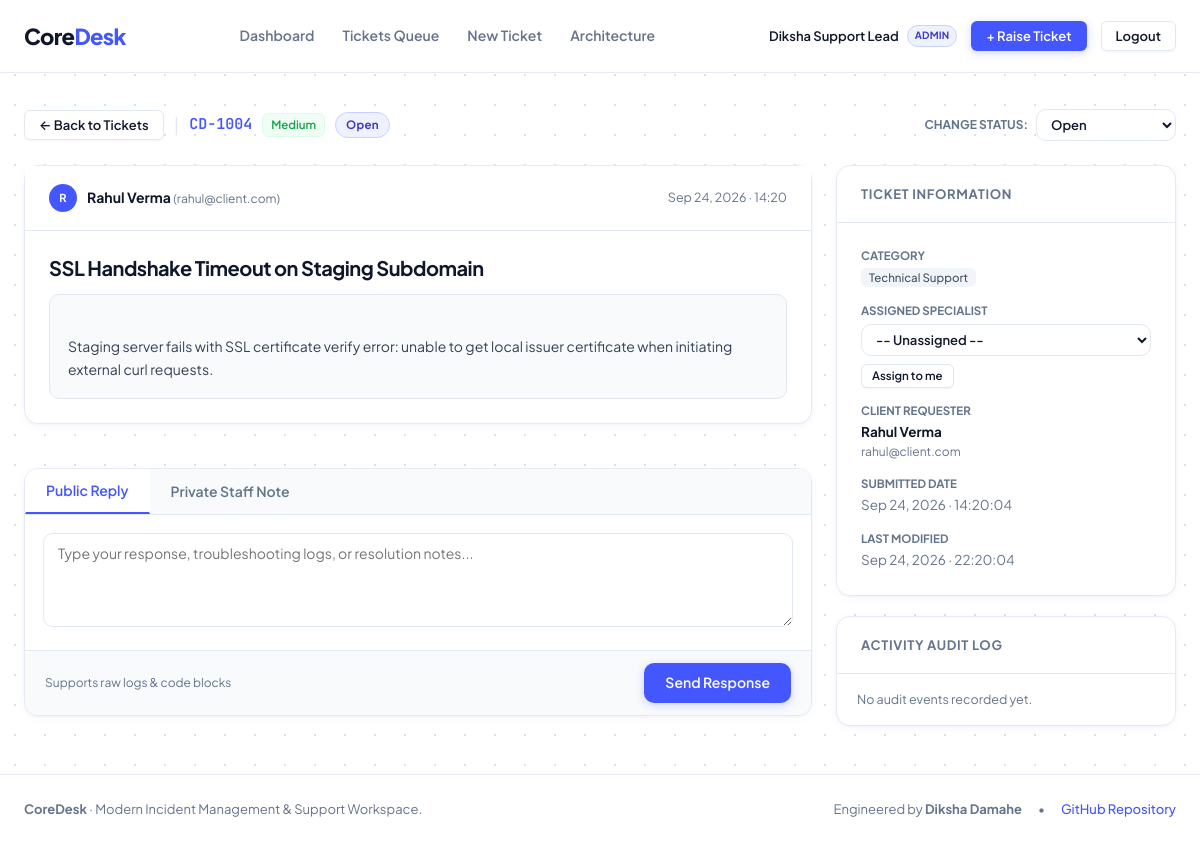
/ticket-view.php?id=4 (signed in), run on the app's committed database.
### tables this page shows
CREATE TABLE IF NOT EXISTS users (
    id INT AUTO_INCREMENT PRIMARY KEY,
    name VARCHAR(100) NOT NULL,
    email VARCHAR(150) NOT NULL UNIQUE,
    password_hash VARCHAR(255) NOT NULL,
    role ENUM('admin', 'agent', 'customer') NOT NULL DEFAULT 'customer',
    created_at TIMESTAMP DEFAULT CURRENT_TIMESTAMP
);

CREATE TABLE IF NOT EXISTS tickets (
    id INT AUTO_INCREMENT PRIMARY KEY,
    ticket_code VARCHAR(20) NOT NULL UNIQUE,
    user_id INT NOT NULL,
    category_id INT NOT NULL,
    subject VARCHAR(255) NOT NULL,
    description TEXT NOT NULL,
    priority ENUM('Low', 'Medium', 'High', 'Critical') NOT NULL DEFAULT 'Medium',
    status ENUM('Open', 'In-Progress', 'Resolved', 'Closed') NOT NULL DEFAULT 'Open',
    assigned_agent_id INT NULL,
    created_at TIMESTAMP DEFAULT CURRENT_TIMESTAMP,
    updated_at TIMESTAMP DEFAULT CURRENT_TIMESTAMP ON UPDATE CURRENT_TIMESTAMP,
    resolved_at TIMESTAMP NULL,
    FOREIGN KEY (user_id) REFERENCES users(id) ON DELETE CASCADE,
    FOREIGN KEY (category_id) REFERENCES categories(id) ON DELETE RESTRICT,
    FOREIGN KEY (assigned_agent_id) REFERENCES users(id) ON DELETE SET NULL,
    INDEX idx_status_priority (status, priority),
    INDEX idx_user (user_id),
    INDEX idx_agent (assigned_agent_id)
);

CREATE TABLE IF NOT EXISTS categories (
    id INT AUTO_INCREMENT PRIMARY KEY,
    name VARCHAR(80) NOT NULL UNIQUE,
    description VARCHAR(255) NULL
);

### config/auth.php (called while the page is built, shortened)
<?php
function getLoggedInUser(): ?array {
    return $_SESSION['user'] ?? null;
}
function e(?string $string): string {
    return htmlspecialchars($string ?? '', ENT_QUOTES, 'UTF-8');
}

### ticket-view.php (the view, shortened to what this page needs)
<?php
require_once __DIR__ . '/config/auth.php';
require_once __DIR__ . '/config/database.php';
$currentUser = getLoggedInUser();
$ticketId = (int)($_GET['id'] ?? 0);
$stmt = $pdo->prepare("
    SELECT
        t.*,
        c.name AS category_name,
        u.name AS customer_name,
        u.email AS customer_email,
        a.name AS agent_name,
        a.email AS agent_email
    FROM tickets t
    INNER JOIN categories c ON t.category_id = c.id
    INNER JOIN users u ON t.user_id = u.id
    LEFT JOIN users a ON t.assigned_agent_id = a.id
    WHERE t.id = :id
    LIMIT 1
");
$stmt->execute(['id' => $ticketId]);
$ticket = $stmt->fetch();
if ($currentUser['role'] !== 'customer') {
    $staffAgents = $pdo->query("SELECT id, name, role FROM users WHERE role IN ('admin', 'agent') ORDER BY role ASC, name ASC")->fetchAll();
}
$logsStmt = $pdo->prepare("
    SELECT
        tl.*,
        u.name AS actor_name
    FROM ticket_logs tl
    INNER JOIN users u ON tl.user_id = u.id
    WHERE tl.ticket_id = :ticket_id
    ORDER BY tl.created_at DESC
    LIMIT 10
");
$logsStmt->execute(['ticket_id' => $ticketId]);
$logs = $logsStmt->fetchAll();
require_once __DIR__ . '/includes/header.php';
?>
<div style="display: flex; justify-content: space-between; align-items: center; margin-bottom: 24px; flex-wrap: wrap; gap: 14px;">
    <div style="display: flex; align-items: center; gap: 10px; flex-wrap: wrap;">
        <a href="tickets.php" class="btn btn-secondary btn-sm">
            &larr; Back to Tickets
        </a>
        <span style="color: var(--border-subtle); font-size: 18px;">|</span>
        <span class="ticket-key" style="font-size: 15px;"><?= e($ticket['ticket_code']) ?></span>
        <span class="priority-pill priority-<?= strtolower($ticket['priority']) ?>">
            <?= e($ticket['priority']) ?>
        </span>
        <span class="status-pill status-<?= strtolower(str_replace('-', '', $ticket['status'])) ?> js-status-badge-<?= (int)$ticket['id'] ?>">
            <?= e($ticket['status']) ?>
        </span>
    </div>
    <?php if ($currentUser['role'] !== 'customer'): ?>
        <div style="display: flex; align-items: center; gap: 8px;">
            <span style="font-size: 12px; font-weight: 700; text-transform: uppercase; color: var(--text-muted);">Change Status:</span>
            <select class="form-control form-control-sm js-status-select" data-ticket-id="<?= (int)$ticket['id'] ?>" style="width: 140px; font-weight: 600;">
                <option value="Open" <?= $ticket['status'] === 'Open' ? 'selected' : '' ?>>Open</option>
            </select>
        </div>
    <?php endif; ?>
</div>
<div class="workspace-grid">
    <div>
        <div class="card" style="margin-bottom: 20px;">
            <div class="card-header" style="background: #ffffff;">
                <div style="display: flex; align-items: center; gap: 10px;">
                    <div class="avatar-initial" style="background: var(--primary);">
                        <?= strtoupper(substr($ticket['customer_name'], 0, 1)) ?>
                    </div>
                    <div>
                        <strong style="color: var(--text-heading); font-size: 14px;"><?= e($ticket['customer_name']) ?></strong>
                        <span style="color: var(--text-muted); font-size: 12px;">(<?= e($ticket['customer_email']) ?>)</span>
                    </div>
                </div>
                <span style="color: var(--text-muted); font-size: 12.5px;">
                    <?= date('M d, Y · H:i', strtotime($ticket['created_at'])) ?>
                </span>
            </div>
            <div class="card-body">
                <h2 style="font-size: 20px; font-weight: 700; margin-bottom: 14px; color: var(--text-heading);">
                    <?= e($ticket['subject']) ?>
                </h2>
                <div style="background: #f8fafc; border: 1px solid var(--border-subtle); border-radius: var(--radius-md); padding: 18px; font-size: 14px; line-height: 1.6; white-space: pre-wrap;">
<?= e($ticket['description']) ?>
                </div>
            </div>
        </div>
        <div class="card" style="box-shadow: var(--shadow-card); overflow: hidden;">
            <?php if ($currentUser['role'] !== 'customer'): ?>
                <div style="display: flex; background: #f8fafc; border-bottom: 1px solid var(--border-subtle);">
                    <button type="button" id="tab-public-reply" class="btn btn-subtle" onclick="switchEditorMode('public')" style="border-radius: 0; padding: 12px 20px; font-weight: 600; color: var(--primary); border-bottom: 2px solid var(--primary); background: #ffffff;">
                        Public Reply
                    </button>
                    <button type="button" id="tab-internal-note" class="btn btn-subtle" onclick="switchEditorMode('internal')" style="border-radius: 0; padding: 12px 20px; font-weight: 600; color: var(--text-muted);">
                        Private Staff Note
                    </button>
                </div>
            <?php else: ?>
                <div style="padding: 14px 20px; background: #f8fafc; border-bottom: 1px solid var(--border-subtle); font-weight: 600; font-size: 13.5px;">
                    Reply to Support Team
                </div>
            <?php endif; ?>
            <form id="ticket-reply-form">
                <div style="padding: 18px;">
                    <textarea id="reply-message" rows="4" class="form-control" placeholder="Type your response, troubleshooting logs, or resolution notes..." required style="resize: vertical;"></textarea>
                </div>
                <div style="padding: 12px 20px; background: #f8fafc; border-top: 1px solid var(--border-subtle); display: flex; justify-content: space-between; align-items: center;">
                    <div style="font-size: 12px; color: var(--text-muted);">
                        Supports raw logs &amp; code blocks
                    </div>
                    <button type="submit" class="btn btn-primary" id="reply-submit-btn">
                        Send Response
                    </button>
                </div>
            </form>
        </div>
    </div>
    <div>
        <div class="card" style="margin-bottom: 20px;">
            <div class="card-header">
                <strong style="font-size: 13px; text-transform: uppercase; letter-spacing: 0.05em; color: var(--text-muted);">Ticket Information</strong>
            </div>
            <div class="card-body" style="font-size: 13.5px; display: flex; flex-direction: column; gap: 14px;">
                <div>
                    <span style="font-size: 11.5px; text-transform: uppercase; font-weight: 700; color: var(--text-muted); display: block; margin-bottom: 2px;">Category</span>
                    <span class="category-tag"><?= e($ticket['category_name']) ?></span>
                </div>
                <div>
                    <span style="font-size: 11.5px; text-transform: uppercase; font-weight: 700; color: var(--text-muted); display: block; margin-bottom: 4px;">Assigned Specialist</span>
                    <?php if ($currentUser['role'] !== 'customer'): ?>
                        <div style="display: flex; flex-direction: column; gap: 8px;">
                            <select id="ticket-assignee-select" class="form-control form-control-sm" style="font-weight: 600;" onchange="assignSpecialist(<?= (int)$ticket['id'] ?>, this.value)">
                                <option value="" <?= empty($ticket['assigned_agent_id']) ? 'selected' : '' ?>>-- Unassigned --</option>
                            </select>
                            <?php if ((int)($ticket['assigned_agent_id'] ?? 0) !== (int)$currentUser['id']): ?>
                                <button type="button" class="btn btn-secondary btn-sm" onclick="assignSpecialist(<?= (int)$ticket['id'] ?>, <?= (int)$currentUser['id'] ?>)" style="align-self: flex-start; font-size: 11.5px; padding: 4px 10px;">
                                    Assign to me
                                </button>
                            <?php else: ?>
                                <span style="font-size: 11.5px; color: #047857; font-weight: 600;">Assigned to you</span>
                            <?php endif; ?>
                        </div>
                    <?php else: ?>
                        <strong style="color: var(--text-heading);"><?= e($ticket['agent_name'] ?? 'Support Team Triage') ?></strong>
                        <div style="font-size: 11.5px; color: var(--text-muted); margin-top: 2px;">Assigned engineering specialist</div>
                    <?php endif; ?>
                </div>
                <div>
                    <span style="font-size: 11.5px; text-transform: uppercase; font-weight: 700; color: var(--text-muted); display: block; margin-bottom: 2px;">Client Requester</span>
                    <strong style="color: var(--text-heading);"><?= e($ticket['customer_name']) ?></strong>
                    <div style="font-size: 12px; color: var(--text-muted);"><?= e($ticket['customer_email']) ?></div>
                </div>
                <div>
                    <span style="font-size: 11.5px; text-transform: uppercase; font-weight: 700; color: var(--text-muted); display: block; margin-bottom: 2px;">Submitted Date</span>
                    <span style="color: var(--text-muted);"><?= date('M d, Y · H:i:s', strtotime($ticket['created_at'])) ?></span>
                </div>
                <div>
                    <span style="font-size: 11.5px; text-transform: uppercase; font-weight: 700; color: var(--text-muted); display: block; margin-bottom: 2px;">Last Modified</span>
                    <span style="color: var(--text-muted);"><?= date('M d, Y · H:i:s', strtotime($ticket['updated_at'] ?? $ticket['created_at'])) ?></span>
                </div>
            </div>
        </div>
        <div class="card">
            <div class="card-header">
                <strong style="font-size: 13px; text-transform: uppercase; letter-spacing: 0.05em; color: var(--text-muted);">Activity Audit Log</strong>
            </div>
            <div class="card-body" style="padding: 16px 20px;">
                <?php if (empty($logs)): ?>
                    <p style="color: var(--text-muted); font-size: 12.5px; margin: 0;">No audit events recorded yet.</p>
                <?php endif; ?>
            </div>
        </div>
    </div>
</div>
<?php require_once __DIR__ . '/includes/footer.php'; ?>

### includes/header.php (shortened to what this page needs)
<?php
require_once __DIR__ . '/../config/auth.php';
$currentUser = getLoggedInUser();
$activePage = basename($_SERVER['PHP_SELF']);
?>
<!DOCTYPE html>
<html lang="en">
<head>
    <link rel="stylesheet" href="assets/css/style.css?v=2">
</head>
<body>
<header class="site-navbar">
    <div class="container navbar-inner">
        <a href="index.php" class="brand-wrap">
            <span>Core<span class="brand-highlight">Desk</span></span>
        </a>
        <nav class="nav-links-menu">
            <a href="index.php" class="nav-item-link <?= $activePage === 'index.php' ? 'active' : '' ?>">Dashboard</a>
            <a href="tickets.php" class="nav-item-link <?= $activePage === 'tickets.php' ? 'active' : '' ?>">Tickets Queue</a>
            <a href="create-ticket.php" class="nav-item-link <?= $activePage === 'create-ticket.php' ? 'active' : '' ?>">New Ticket</a>
            <a href="https://github.com/dikshadamahe/CoreDesk" target="_blank" rel="noopener" class="nav-item-link">Architecture</a>
        </nav>
        <div class="nav-right-actions">
            <?php if ($currentUser): ?>
                <div style="display: flex; align-items: center; gap: 8px; font-size: 13px;">
                    <span style="font-weight: 600; color: var(--text-heading);"><?= e($currentUser['name']) ?></span>
                    <span class="status-pill status-open" style="font-size: 10px; padding: 2px 7px;">
                        <?= strtoupper(e($currentUser['role'])) ?>
                    </span>
                </div>
                <a href="create-ticket.php" class="btn btn-primary btn-sm">
                    + Raise Ticket
                </a>
                <a href="logout.php" class="btn btn-secondary btn-sm" title="Sign Out">
                    Logout
                </a>
            <?php else: ?>
                <a href="login.php" class="btn btn-primary btn-sm">
                    Sign In
                </a>
            <?php endif; ?>
        </div>
    </div>
</header>
<main style="flex: 1; padding: 36px 0 48px;">
    <div class="container">

### data on the page
users: name "Diksha Support Lead", role "ADMIN"
tickets: ticket_code "CD-1004", priority "Medium", status "Open", status+id "Open", user.name "R", user.name "Rahul Verma", user.email "rahul@client.com", created_at "Sep 24, 2026 · 14:20", subject "SSL Handshake Timeout on Staging Subdomain", description "Staging server fails with SSL certificate verify error: unable to get local issuer certificate when initiating external curl requests.", category.name "Technical Support", assigned_agent+id "-- Unassigned --", created_at "Sep 24, 2026 · 14:20:04", updated_at "Sep 24, 2026 · 22:20:04"
